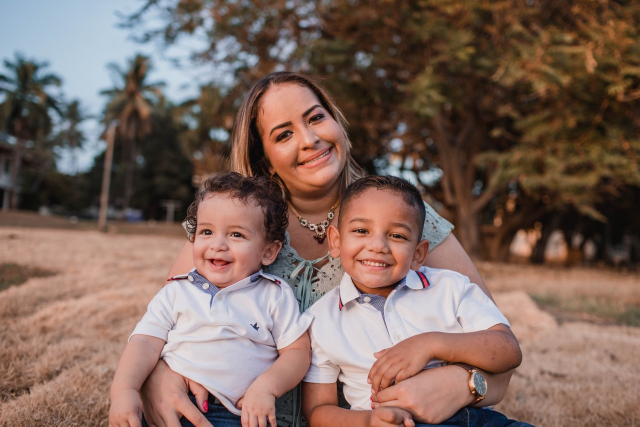
#> input picture AgeGender/sample1.jpg, 1280 x 853 px, given in place of the camera (shown at 1/2 size)
$ jupyter execute Creating_a_Virtual_Pen_and_Eraser.ipynb   (text cells are left out)
#> lines starting #> are read from the running program, lines starting #| are printed output that depends on the picture; after the words box and inside, x2 and y2 are one past the last pixel; in counts of white or black regions, pixels touching at a corner belong together
[cell 1]
import cv2
import numpy as np
import time

[cell 2]
# A required callback method that goes into the trackbar function.
def nothing(x):
    pass

# Intializing the webcam feed.
cap = cv2.VideoCapture(0)
cap.set(3,1280)
cap.set(4,720)

# Create a window named trackbars.
cv2.namedWindow("Trackbars")

# Now create 6 tracbars that will control the lower and upper range of H,S & V channels.
# The Arguments are like this: Name of trackbar, window name, range, callback function.
# For Hue the range is 0-179 and for S,V its 0-255.
cv2.createTrackbar("L - H", "Trackbars", 0, 179, nothing)
cv2.createTrackbar("L - S", "Trackbars", 0, 255, nothing)
cv2.createTrackbar("L - V", "Trackbars", 0, 255, nothing)
cv2.createTrackbar("U - H", "Trackbars", 179, 179, nothing)
cv2.createTrackbar("U - S", "Trackbars", 255, 255, nothing)
cv2.createTrackbar("U - V", "Trackbars", 255, 255, nothing)


while True:

    # Start reading the webcam feed frame by frame.
    ret, frame = cap.read()
#> frame is the input picture: shape (853, 1280, 3); mean B, G, R 93.3, 102.7, 126.4
    if not ret:
        break
    # Flip the frame horizontally (Not required)
    frame = cv2.flip( frame, 1 )

    # Convert the BGR image to HSV image.
    hsv = cv2.cvtColor(frame, cv2.COLOR_BGR2HSV)
#> hsv: shape (853, 1280, 3); mean H, S, V 36.5, 94.7, 130.9

    # Get the new values of the trackbar in real time as the user changes them
    l_h = cv2.getTrackbarPos("L - H", "Trackbars")
    l_s = cv2.getTrackbarPos("L - S", "Trackbars")
    l_v = cv2.getTrackbarPos("L - V", "Trackbars")
    u_h = cv2.getTrackbarPos("U - H", "Trackbars")
    u_s = cv2.getTrackbarPos("U - S", "Trackbars")
    u_v = cv2.getTrackbarPos("U - V", "Trackbars")

    # Set the lower and upper HSV range according to the value selected by the trackbar
    lower_range = np.array([l_h, l_s, l_v])
    upper_range = np.array([u_h, u_s, u_v])

    # Filter the image and get the binary mask, where white represents your target color
    mask = cv2.inRange(hsv, lower_range, upper_range)
#> mask: shape (853, 1280); every value is 255

    # You can also visualize the real part of the target color (Optional)
    res = cv2.bitwise_and(frame, frame, mask=mask)

    # Converting the binary mask to 3 channel image, this is just so we can stack it with the others
    mask_3 = cv2.cvtColor(mask, cv2.COLOR_GRAY2BGR)
#> mask_3: shape (853, 1280, 3); every value is 255

    # stack the mask, orginal frame and the filtered result
    stacked = np.hstack((mask_3,frame,res))

    # Show this stacked frame at 40% of the size.
    cv2.imshow('Trackbars',cv2.resize(stacked,None,fx=0.4,fy=0.4))
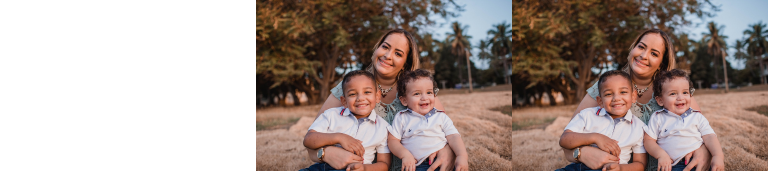
#> window 'Trackbars': shape (341, 1536, 3) (shown at 1/2 size); mean B, G, R 147.2, 153.5, 169.2

    # If the user presses ESC then exit the program
    key = cv2.waitKey(1)
#> (key Esc is pressed here)
    if key == 27:
        break

    # If the user presses `s` then print this array.
    if key == ord('s'):

        thearray = [[l_h,l_s,l_v],[u_h, u_s, u_v]]
        print(thearray)

        # Also save this array as penval.npy
        np.save('penval',thearray)
        break

# Release the camera & destroy the windows.
cap.release()
cv2.destroyAllWindows()

[cell 3]
# This variable determines if we want to load color range from memory or use the ones defined here.
load_from_disk = True

# If true then load color range from memory
if load_from_disk:
    penval = np.load('penval.npy')
#> (reads Creating-a-Virtual-Pen-and-Eraser/penval.npy from the repository)

cap = cv2.VideoCapture(0)
cap.set(3,1280)
cap.set(4,720)

# Creating A 5x5 kernel for morphological operations
kernel = np.ones((5,5),np.uint8)

while(1):

    ret, frame = cap.read()
    if not ret:
        break

    frame = cv2.flip( frame, 1 )

    # Convert BGR to HSV
    hsv = cv2.cvtColor(frame, cv2.COLOR_BGR2HSV)

    # If you're reading from memory then load the upper and lower ranges from there
    if load_from_disk:
            lower_range = penval[0]
            upper_range = penval[1]

    # Otherwise define your own custom values for upper and lower range.
    else:
       lower_range  = np.array([26,80,147])
       upper_range = np.array([81,255,255])

    mask = cv2.inRange(hsv, lower_range, upper_range)
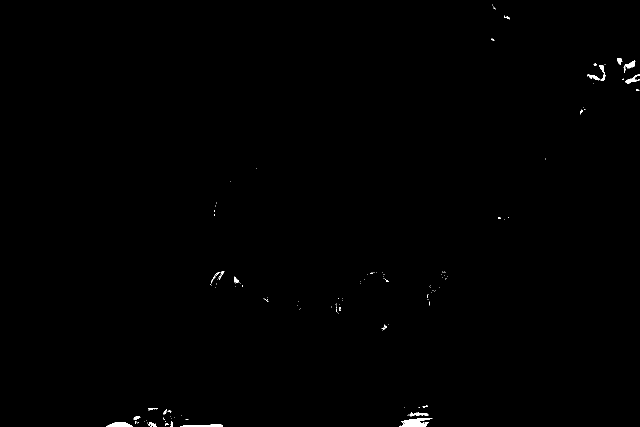
#> mask: shape (853, 1280) (shown at 1/2 size); 0.28% white; 142 white regions (119 under 20 px), largest, box (x1, y1, x2, y2) and area: (801, 836, 860, 853) 664, (212, 844, 265, 853) 319, (361, 848, 445, 853) 253

    # Perform the morphological operations to get rid of the noise.
    # Erosion Eats away the white part while dilation expands it.
    mask = cv2.erode(mask,kernel,iterations = 1)
#> mask: shape (853, 1280); 0.06% white; 17 white regions (12 under 20 px), largest, box (x1, y1, x2, y2) and area: (806, 839, 847, 853) 258, (219, 846, 254, 853) 156, (392, 851, 437, 853) 59, (1256, 125, 1268, 133) 48, (1254, 159, 1267, 164) 27
    mask = cv2.dilate(mask,kernel,iterations = 2)
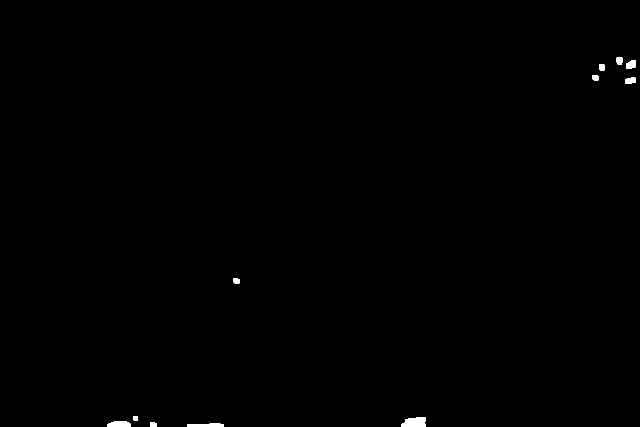
#> mask: shape (853, 1280) (shown at 1/2 size); 0.26% white; 11 white regions, largest, box (x1, y1, x2, y2) and area: (802, 834, 851, 853) 746, (215, 842, 261, 853) 423, (374, 847, 447, 853) 387

    res = cv2.bitwise_and(frame,frame, mask= mask)

    mask_3 = cv2.cvtColor(mask, cv2.COLOR_GRAY2BGR)
#> mask_3: shape (853, 1280, 3); 0.26% white; 11 white regions

    # stack all frames and show it
    stacked = np.hstack((mask_3,frame,res))
    cv2.imshow('Trackbars',cv2.resize(stacked,None,fx=0.4,fy=0.4))
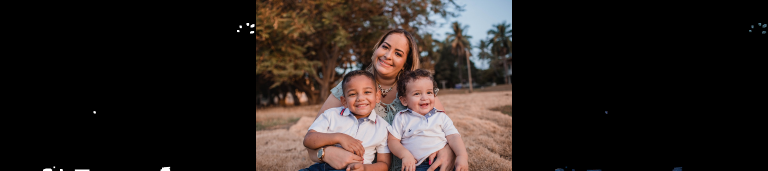
#> window 'Trackbars': shape (341, 1536, 3) (shown at 1/2 size); mean B, G, R 31.4, 34.5, 42.4

    k = cv2.waitKey(5) & 0xFF
#> (key Esc is pressed here)
    if k == 27:
        break

cv2.destroyAllWindows()
cap.release()

[cell 4]
# This variable determines if we want to load color range from memory or use the ones defined in notebook.
load_from_disk = True

# If true then load color range from memory
if load_from_disk:
    penval = np.load('penval.npy')

cap = cv2.VideoCapture(0)
cap.set(3,1280)
cap.set(4,720)

# kernel for morphological operations
kernel = np.ones((5,5),np.uint8)

# set the window to autosize so we can view this full screen.
cv2.namedWindow('image', cv2.WINDOW_NORMAL)

# This threshold is used to filter noise, the contour area must be bigger than this to qualify as an actual contour.
noiseth = 500

while(1):

    _, frame = cap.read()
    frame = cv2.flip( frame, 1 )

    # Convert BGR to HSV
    hsv = cv2.cvtColor(frame, cv2.COLOR_BGR2HSV)

    # If you're reading from memory then load the upper and lower ranges from there
    if load_from_disk:
            lower_range = penval[0]
            upper_range = penval[1]

    # Otherwise define your own custom values for upper and lower range.
    else:
       lower_range  = np.array([26,80,147])
       upper_range = np.array([81,255,255])

    mask = cv2.inRange(hsv, lower_range, upper_range)

    # Perform the morphological operations to get rid of the noise
    mask = cv2.erode(mask,kernel,iterations = 1)
    mask = cv2.dilate(mask,kernel,iterations = 2)

    # Find Contours in the frame.
    contours, hierarchy = cv2.findContours(mask, cv2.RETR_EXTERNAL,
                                           cv2.CHAIN_APPROX_SIMPLE)
#> contours = 11 contours; largest, box (x1, y1, x2, y2) and area: (802, 834, 851, 853) 678, (215, 842, 261, 853) 372, (374, 847, 447, 853) 310, (1252, 121, 1272, 137) 242, (1250, 155, 1271, 168) 204

    # Make sure there is a contour present and also make sure its size is bigger than noise threshold.
    if contours and cv2.contourArea(max(contours,
                                        key = cv2.contourArea)) > noiseth:

        # Grab the biggest contour with respect to area
        c = max(contours, key = cv2.contourArea)
#> c = contour of 27 points, box (x1, y1, x2, y2) (802, 834, 851, 853), area 678

        # Get bounding box coordinates around that contour
        x,y,w,h = cv2.boundingRect(c)
#> x = 802; y = 834; w = 49; h = 19

        # Draw that bounding box
        cv2.rectangle(frame,(x,y),(x+w,y+h),(0,25,255),2)
#> frame: shape (853, 1280, 3); mean B, G, R 93.3, 102.7, 126.4

    cv2.imshow('image',frame)

    k = cv2.waitKey(5) & 0xFF
#> (key Esc is pressed here)
    if k == 27:
        break

cv2.destroyAllWindows()
cap.release()

[cell 5]
load_from_disk = True
if load_from_disk:
    penval = np.load('penval.npy')

cap = cv2.VideoCapture(0)
cap.set(3,1280)
cap.set(4,720)

kernel = np.ones((5,5),np.uint8)

# Initializing the canvas on which we will draw upon
canvas = None

# Initilize x1,y1 points
x1,y1=0,0

# Threshold for noise
noiseth = 800

while(1):
    _, frame = cap.read()
    frame = cv2.flip( frame, 1 )

    # Initilize the canvas as a black image of same size as the frame.
    if canvas is None:
        canvas = np.zeros_like(frame)

    # Convert BGR to HSV
    hsv = cv2.cvtColor(frame, cv2.COLOR_BGR2HSV)

    # If you're reading from memory then load the upper and lower ranges from there
    if load_from_disk:
            lower_range = penval[0]
            upper_range = penval[1]

    # Otherwise define your own custom values for upper and lower range.
    else:
       lower_range  = np.array([26,80,147])
       upper_range = np.array([81,255,255])

    mask = cv2.inRange(hsv, lower_range, upper_range)

    # Perform morphological operations to get rid of the noise
    mask = cv2.erode(mask,kernel,iterations = 1)
    mask = cv2.dilate(mask,kernel,iterations = 2)

    # Find Contours
    contours, hierarchy = cv2.findContours(mask, cv2.RETR_EXTERNAL, cv2.CHAIN_APPROX_SIMPLE)

    # Make sure there is a contour present and also its size is bigger than the noise threshold.
    if contours and cv2.contourArea(max(contours, key = cv2.contourArea)) > noiseth:

        c = max(contours, key = cv2.contourArea)
        x2,y2,w,h = cv2.boundingRect(c)

        # If there were no previous points then save the detected x2,y2 coordinates as x1,y1.
        # This is true when we writing for the first time or when writing again when the pen had disapeared from view.
        if x1 == 0 and y1 == 0:
            x1,y1= x2,y2

        else:
            # Draw the line on the canvas
            canvas = cv2.line(canvas, (x1,y1),(x2,y2), [255,0,0], 4)

        # After the line is drawn the new points become the previous points.
        x1,y1= x2,y2

    else:
        # If there were no contours detected then make x1,y1 = 0
        x1,y1 =0,0

    # Merge the canvas and the frame.
    frame = cv2.add(frame,canvas)

    # Optionally stack both frames and show it.
    stacked = np.hstack((canvas,frame))
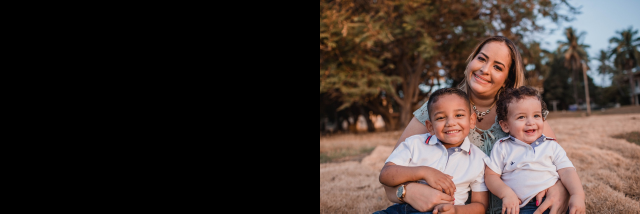
#> stacked: shape (853, 2560, 3) (shown at 1/4 size); mean B, G, R 46.7, 51.4, 63.2
    cv2.imshow('Trackbars',cv2.resize(stacked,None,fx=0.6,fy=0.6))
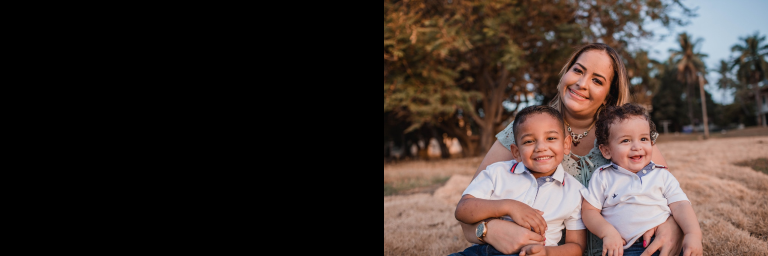
#> window 'Trackbars': shape (512, 1536, 3) (shown at 1/2 size); mean B, G, R 46.6, 51.3, 63.1

    k = cv2.waitKey(1) & 0xFF
#> (key Esc is pressed here)
    if k == 27:
        break

    # When c is pressed clear the canvas
    if k == ord('c'):
        canvas = None

cv2.destroyAllWindows()
cap.release()

[cell 6]
load_from_disk = True
if load_from_disk:
    penval = np.load('penval.npy')

cap = cv2.VideoCapture(0)
cap.set(3,1280)
cap.set(4,720)

kernel = np.ones((5,5),np.uint8)

# Making window size adjustable
cv2.namedWindow('image', cv2.WINDOW_NORMAL)

# This is the canvas on which we will draw upon
canvas=None

# Initilize x1,y1 points
x1,y1=0,0

# Threshold for noise
noiseth = 800

# Threshold for wiper, the size of the contour must be bigger than for us to clear the canvas
wiper_thresh = 40000

# A varaible which tells when to clear canvas, if its True then we clear the canvas
clear = False

while(1):
    _ , frame = cap.read()
    frame = cv2.flip( frame, 1 )

    # Initilize the canvas as a black image
    if canvas is None:
        canvas = np.zeros_like(frame)

    # Convert BGR to HSV
    hsv = cv2.cvtColor(frame, cv2.COLOR_BGR2HSV)

    # If you're reading from memory then load the upper and lower ranges from there
    if load_from_disk:
            lower_range = penval[0]
            upper_range = penval[1]

    # Otherwise define your own custom values for upper and lower range.
    else:
       lower_range  = np.array([26,80,147])
       upper_range = np.array([81,255,255])

    mask = cv2.inRange(hsv, lower_range, upper_range)

    # perform the morphological operations to get rid of the noise
    mask = cv2.erode(mask,kernel,iterations = 1)
    mask = cv2.dilate(mask,kernel,iterations = 2)

    # Find Contours.
    contours, hierarchy = cv2.findContours(mask,cv2.RETR_EXTERNAL,cv2.CHAIN_APPROX_SIMPLE)

    # Make sure there is a contour present and also its size is bigger than the noise threshold.
    if contours and cv2.contourArea(max(contours, key = cv2.contourArea)) > noiseth:

        c = max(contours, key = cv2.contourArea)
        x2,y2,w,h = cv2.boundingRect(c)

        # Get the area of the contour
        area = cv2.contourArea(c)

        # If there were no previous points then save the detected x2,y2 coordinates as x1,y1.
        if x1 == 0 and y1 == 0:
            x1,y1= x2,y2

        else:
            # Draw the line on the canvas
            canvas = cv2.line(canvas, (x1,y1),(x2,y2), [255,0,0], 5)

        # After the line is drawn the new points become the previous points.
        x1,y1= x2,y2

        # Now if the area is greater than the wiper threshold then set the clear variable to True and warn User.
        if area > wiper_thresh:
           cv2.putText(canvas,'Clearing Canvas',(100,200), cv2.FONT_HERSHEY_SIMPLEX, 2, (0,0,255), 5, cv2.LINE_AA)
           clear = True

    else:
        # If there were no contours detected then make x1,y1 = 0
        x1,y1 =0,0


    # Now this piece of code is just for smooth drawing. (Optional)
    _ ,mask = cv2.threshold(cv2.cvtColor(canvas, cv2.COLOR_BGR2GRAY), 20, 255, cv2.THRESH_BINARY)
#> canvas: shape (853, 1280, 3); every value is 0
    foreground = cv2.bitwise_and(canvas, canvas, mask = mask)
    background = cv2.bitwise_and(frame, frame, mask = cv2.bitwise_not(mask))
#> mask: shape (853, 1280); every value is 0
    frame = cv2.add(foreground,background)

    cv2.imshow('image',frame)

    k = cv2.waitKey(5) & 0xFF
#> (key Esc is pressed here)
    if k == 27:
        break

    # Clear the canvas after 1 second if the clear variable is true
    if clear == True:

        time.sleep(1)
        canvas = None

        # And then set clear to false
        clear = False

cv2.destroyAllWindows()
cap.release()

[cell 7]
load_from_disk = True
if load_from_disk:
    penval = np.load('penval.npy')

cap = cv2.VideoCapture(0)
cap.set(3,1280)
cap.set(4,720)

# Load these 2 images and resize them to the same size.
pen_img = cv2.resize(cv2.imread('pen.png',1), (50, 50))
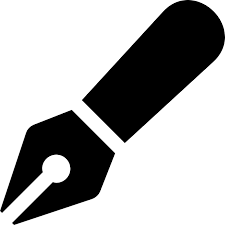
#> input picture Creating-a-Virtual-Pen-and-Eraser/pen.png, 225 x 225 px
eraser_img = cv2.resize(cv2.imread('eraser.jpg',1), (50, 50))
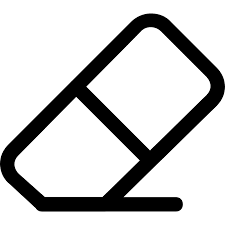
#> input picture Creating-a-Virtual-Pen-and-Eraser/eraser.jpg, 225 x 225 px

kernel = np.ones((5,5),np.uint8)

# Making window size adjustable
cv2.namedWindow('image', cv2.WINDOW_NORMAL)

# This is the canvas on which we will draw upon
canvas = None

# Create a background subtractor Object
backgroundobject = cv2.createBackgroundSubtractorMOG2( detectShadows = False )

# This threshold determines the amount of disruption in background.
background_threshold = 600

# A variable which tells you if you're using a pen or an eraser.
switch = 'Pen'

# With this variable we will monitor the time between previous switch.
last_switch = time.time()

# Initilize x1,y1 points
x1,y1=0,0

# Threshold for noise
noiseth = 800

# Threshold for wiper, the size of the contour must be bigger than this for us to clear the canvas
wiper_thresh = 40000

# A varaible which tells when to clear canvas
clear = False

while(1):
    _, frame = cap.read()
    frame = cv2.flip(frame, 1 )

    # Initilize the canvas as a black image
    if canvas is None:
        canvas = np.zeros_like(frame)

    # Take the top left of the frame and apply the background subtractor there
    top_left = frame[0: 50, 0: 50]
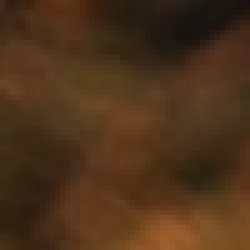
#> top_left: shape (50, 50, 3) (shown 5 times larger); mean B, G, R 25.9, 49.9, 77.2
    fgmask = backgroundobject.apply(top_left)
#> fgmask: shape (50, 50); every value is 255

    # Note the number of pixels that are white, this is the level of disruption.
    switch_thresh = np.sum(fgmask==255)
#> switch_thresh = 2500

    # If the disruption is greater than background threshold and there has been some time after the previous switch then you
    # can change the object type.
    if switch_thresh > background_threshold  and (time.time() - last_switch) > 1:

        # Save the time of the switch.
        last_switch = time.time()

        if switch == 'Pen':
            switch = 'Eraser'
        else:
            switch = 'Pen'

    # Convert BGR to HSV
    hsv = cv2.cvtColor(frame, cv2.COLOR_BGR2HSV)

    # If you're reading from memory then load the upper and lower ranges from there
    if load_from_disk:
            lower_range = penval[0]
            upper_range = penval[1]

    # Otherwise define your own custom values for upper and lower range.
    else:
       lower_range  = np.array([26,80,147])
       upper_range = np.array([81,255,255])

    mask = cv2.inRange(hsv, lower_range, upper_range)

    # Perform morphological operations to get rid of the noise
    mask = cv2.erode(mask,kernel,iterations = 1)
    mask = cv2.dilate(mask,kernel,iterations = 2)

    # Find Contours
    contours, hierarchy = cv2.findContours(mask,cv2.RETR_EXTERNAL,cv2.CHAIN_APPROX_SIMPLE)

    # Make sure there is a contour present and also its size is bigger than noise threshold.
    if contours and cv2.contourArea(max(contours, key = cv2.contourArea)) > noiseth:

        c = max(contours, key = cv2.contourArea)
        x2,y2,w,h = cv2.boundingRect(c)

        # Get the area of the contour
        area = cv2.contourArea(c)

        # If there were no previous points then save the detected x2,y2 coordinates as x1,y1.
        if x1 == 0 and y1 == 0:
            x1,y1= x2,y2

        else:

            if switch == 'Pen':
                # Draw the line on the canvas
                canvas = cv2.line(canvas, (x1,y1), (x2,y2), [255,0,0], 5)

            else:
                cv2.circle(canvas, (x2, y2), 20, (0,0,0), -1)


        # After the line is drawn the new points become the previous points.
        x1,y1= x2,y2

        # Now if the area is greater than the wiper threshold then set the clear variable to True
        if area > wiper_thresh:
           cv2.putText(canvas,'Clearing Canvas',(0,200), cv2.FONT_HERSHEY_SIMPLEX, 2, (0,0,255), 1, cv2.LINE_AA)
           clear = True

    else:
        # If there were no contours detected then make x1,y1 = 0
        x1,y1 =0,0


    # Now this piece of code is just for smooth drawing. (Optional)
    _,mask = cv2.threshold(cv2.cvtColor(canvas, cv2.COLOR_BGR2GRAY), 20, 255, cv2.THRESH_BINARY)
    foreground = cv2.bitwise_and(canvas, canvas, mask = mask)
    background = cv2.bitwise_and(frame, frame, mask = cv2.bitwise_not(mask))
    frame = cv2.add(foreground,background)


    # Switch the images depending upon what we're using, pen or eraser.
    if switch != 'Pen':
        cv2.circle(frame, (x1, y1), 20, (255,255,255), -1)
        frame[0: 50, 0: 50] = eraser_img
    else:
        frame[0: 50, 0: 50] = pen_img
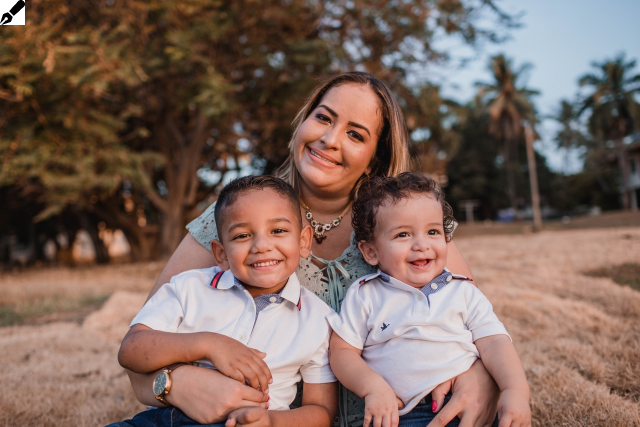
#> frame: shape (853, 1280, 3) (shown at 1/2 size); mean B, G, R 93.7, 103, 126.6


    cv2.imshow('image',frame)

    k = cv2.waitKey(5) & 0xFF
#> (key Esc is pressed here)
    if k == 27:
        break

    # Clear the canvas after 1 second, if the clear variable is true
    if clear == True:

        time.sleep(1)
        canvas = None

        # And then set clear to false
        clear = False

cv2.destroyAllWindows()
cap.release()
